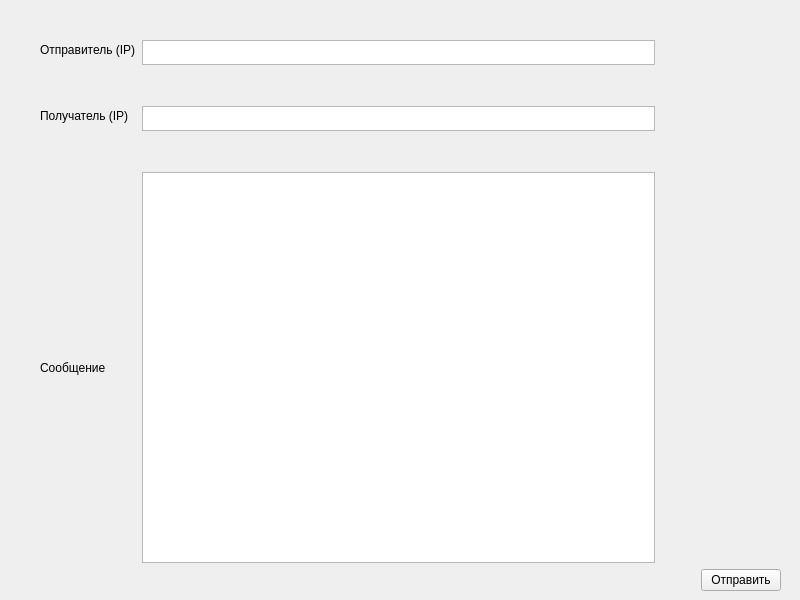
<?xml version="1.0" encoding="UTF-8"?>
<ui version="4.0">
 <class>MainWindow</class>
 <widget class="QMainWindow" name="MainWindow">
  <property name="geometry">
   <rect>
    <x>0</x>
    <y>0</y>
    <width>800</width>
    <height>600</height>
   </rect>
  </property>
  <property name="minimumSize">
   <size>
    <width>800</width>
    <height>600</height>
   </size>
  </property>
  <property name="maximumSize">
   <size>
    <width>800</width>
    <height>600</height>
   </size>
  </property>
  <property name="windowTitle">
   <string>MainWindow</string>
  </property>
  <widget class="QWidget" name="centralwidget">
   <widget class="QWidget" name="gridLayoutWidget">
    <property name="geometry">
     <rect>
      <x>0</x>
      <y>0</y>
      <width>801</width>
      <height>601</height>
     </rect>
    </property>
    <layout class="QGridLayout" name="gridLayout">
     <property name="sizeConstraint">
      <enum>QLayout::SetDefaultConstraint</enum>
     </property>
     <item row="3" column="0">
      <spacer name="horizontalSpacer_5">
       <property name="orientation">
        <enum>Qt::Horizontal</enum>
       </property>
       <property name="sizeType">
        <enum>QSizePolicy::Fixed</enum>
       </property>
       <property name="sizeHint" stdset="0">
        <size>
         <width>40</width>
         <height>20</height>
        </size>
       </property>
      </spacer>
     </item>
     <item row="3" column="1">
      <widget class="QLabel" name="label_2">
       <property name="text">
        <string>Получатель (IP)</string>
       </property>
      </widget>
     </item>
     <item row="1" column="1">
      <widget class="QLabel" name="label">
       <property name="text">
        <string>Отправитель (IP)</string>
       </property>
      </widget>
     </item>
     <item row="2" column="2">
      <spacer name="verticalSpacer_2">
       <property name="orientation">
        <enum>Qt::Vertical</enum>
       </property>
       <property name="sizeType">
        <enum>QSizePolicy::Fixed</enum>
       </property>
       <property name="sizeHint" stdset="0">
        <size>
         <width>20</width>
         <height>40</height>
        </size>
       </property>
      </spacer>
     </item>
     <item row="5" column="2">
      <widget class="QTextEdit" name="message">
       <property name="sizePolicy">
        <sizepolicy hsizetype="Expanding" vsizetype="Expanding">
         <horstretch>0</horstretch>
         <verstretch>0</verstretch>
        </sizepolicy>
       </property>
      </widget>
     </item>
     <item row="6" column="3">
      <layout class="QHBoxLayout" name="horizontalLayout">
       <item>
        <spacer name="horizontalSpacer_3">
         <property name="orientation">
          <enum>Qt::Horizontal</enum>
         </property>
         <property name="sizeType">
          <enum>QSizePolicy::Fixed</enum>
         </property>
         <property name="sizeHint" stdset="0">
          <size>
           <width>40</width>
           <height>20</height>
          </size>
         </property>
        </spacer>
       </item>
       <item>
        <widget class="QPushButton" name="pushButton">
         <property name="maximumSize">
          <size>
           <width>80</width>
           <height>25</height>
          </size>
         </property>
         <property name="text">
          <string>Отправить</string>
         </property>
        </widget>
       </item>
       <item>
        <spacer name="horizontalSpacer_6">
         <property name="orientation">
          <enum>Qt::Horizontal</enum>
         </property>
         <property name="sizeType">
          <enum>QSizePolicy::Fixed</enum>
         </property>
         <property name="sizeHint" stdset="0">
          <size>
           <width>20</width>
           <height>20</height>
          </size>
         </property>
        </spacer>
       </item>
      </layout>
     </item>
     <item row="7" column="2">
      <spacer name="verticalSpacer_4">
       <property name="orientation">
        <enum>Qt::Vertical</enum>
       </property>
       <property name="sizeType">
        <enum>QSizePolicy::Fixed</enum>
       </property>
       <property name="sizeHint" stdset="0">
        <size>
         <width>20</width>
         <height>10</height>
        </size>
       </property>
      </spacer>
     </item>
     <item row="1" column="3">
      <spacer name="horizontalSpacer_2">
       <property name="orientation">
        <enum>Qt::Horizontal</enum>
       </property>
       <property name="sizeType">
        <enum>QSizePolicy::Fixed</enum>
       </property>
       <property name="sizeHint" stdset="0">
        <size>
         <width>40</width>
         <height>20</height>
        </size>
       </property>
      </spacer>
     </item>
     <item row="3" column="3">
      <spacer name="horizontalSpacer_4">
       <property name="orientation">
        <enum>Qt::Horizontal</enum>
       </property>
       <property name="sizeType">
        <enum>QSizePolicy::Fixed</enum>
       </property>
       <property name="sizeHint" stdset="0">
        <size>
         <width>40</width>
         <height>20</height>
        </size>
       </property>
      </spacer>
     </item>
     <item row="3" column="2">
      <widget class="QTextEdit" name="destinationIp">
       <property name="sizePolicy">
        <sizepolicy hsizetype="Expanding" vsizetype="Ignored">
         <horstretch>0</horstretch>
         <verstretch>0</verstretch>
        </sizepolicy>
       </property>
       <property name="minimumSize">
        <size>
         <width>0</width>
         <height>25</height>
        </size>
       </property>
      </widget>
     </item>
     <item row="0" column="2">
      <spacer name="verticalSpacer_3">
       <property name="orientation">
        <enum>Qt::Vertical</enum>
       </property>
       <property name="sizeType">
        <enum>QSizePolicy::Fixed</enum>
       </property>
       <property name="sizeHint" stdset="0">
        <size>
         <width>20</width>
         <height>40</height>
        </size>
       </property>
      </spacer>
     </item>
     <item row="1" column="0">
      <spacer name="horizontalSpacer">
       <property name="orientation">
        <enum>Qt::Horizontal</enum>
       </property>
       <property name="sizeType">
        <enum>QSizePolicy::Fixed</enum>
       </property>
       <property name="sizeHint" stdset="0">
        <size>
         <width>40</width>
         <height>20</height>
        </size>
       </property>
      </spacer>
     </item>
     <item row="4" column="2">
      <spacer name="verticalSpacer">
       <property name="orientation">
        <enum>Qt::Vertical</enum>
       </property>
       <property name="sizeType">
        <enum>QSizePolicy::Fixed</enum>
       </property>
       <property name="sizeHint" stdset="0">
        <size>
         <width>20</width>
         <height>40</height>
        </size>
       </property>
      </spacer>
     </item>
     <item row="1" column="2">
      <widget class="QTextEdit" name="sourceIp">
       <property name="sizePolicy">
        <sizepolicy hsizetype="Expanding" vsizetype="Ignored">
         <horstretch>0</horstretch>
         <verstretch>0</verstretch>
        </sizepolicy>
       </property>
       <property name="minimumSize">
        <size>
         <width>0</width>
         <height>25</height>
        </size>
       </property>
       <property name="toolTip">
        <string>&lt;html&gt;&lt;head/&gt;&lt;body&gt;&lt;p&gt;127.0.0.1&lt;/p&gt;&lt;/body&gt;&lt;/html&gt;</string>
       </property>
      </widget>
     </item>
     <item row="5" column="1">
      <widget class="QLabel" name="label_3">
       <property name="text">
        <string>Сообщение</string>
       </property>
      </widget>
     </item>
     <item row="5" column="0">
      <spacer name="horizontalSpacer_7">
       <property name="orientation">
        <enum>Qt::Horizontal</enum>
       </property>
       <property name="sizeType">
        <enum>QSizePolicy::Fixed</enum>
       </property>
       <property name="sizeHint" stdset="0">
        <size>
         <width>40</width>
         <height>20</height>
        </size>
       </property>
      </spacer>
     </item>
    </layout>
   </widget>
  </widget>
 </widget>
 <resources/>
 <connections/>
</ui>
